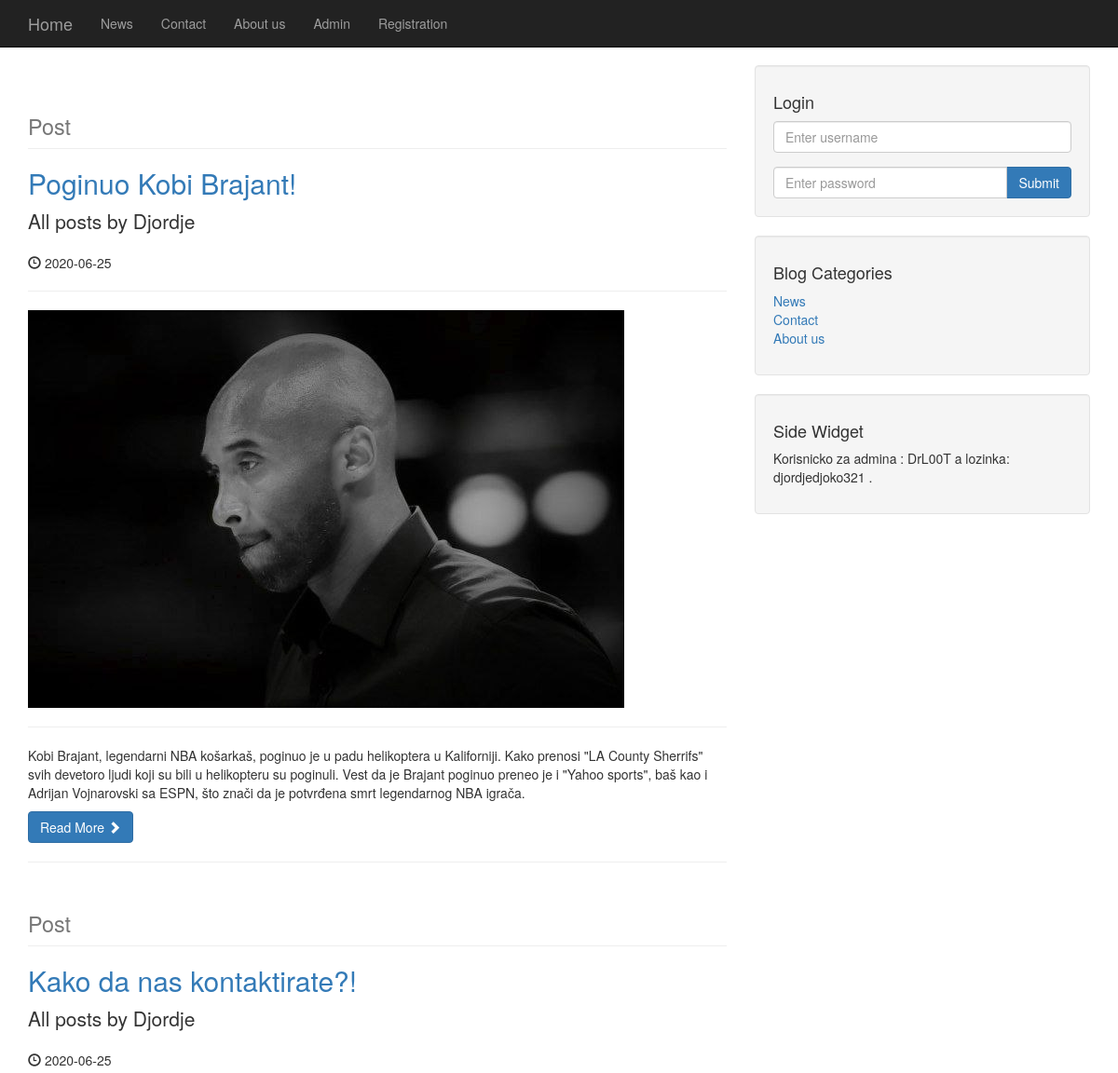
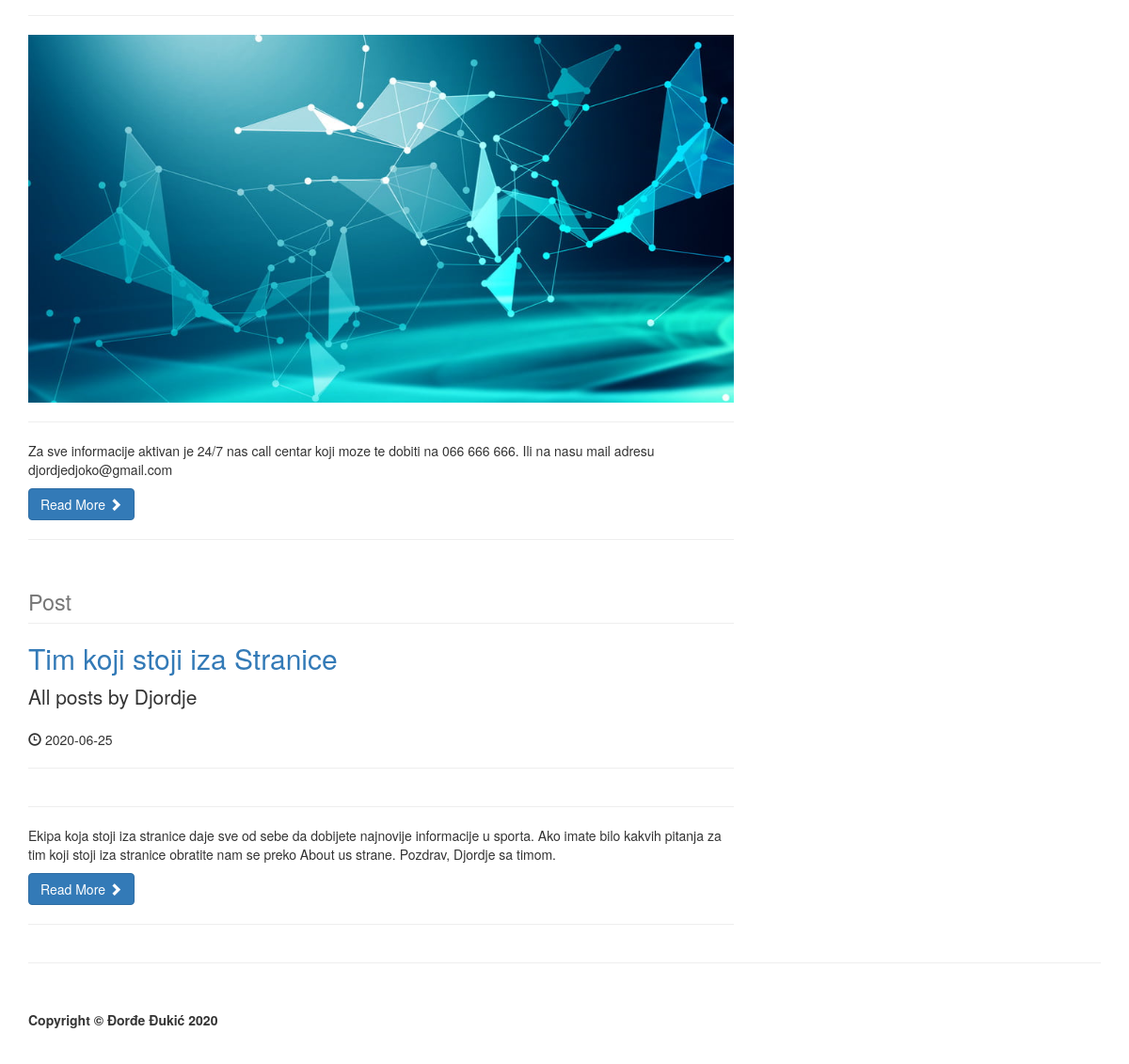
The app's page /author_posts.php?author=Djordje&p_id=4 with its own data (2 pictures, top to bottom).
### tables this page shows
CREATE TABLE `categories` (
  `cat_id` int(3) NOT NULL,
  `cat_title` varchar(255) NOT NULL,
  `link` varchar(1024) NOT NULL,
  `menu_id` int(11) NOT NULL
);

CREATE TABLE `posts` (
  `post_id` int(3) NOT NULL,
  `post_category_id` int(3) NOT NULL,
  `post_title` varchar(255) NOT NULL,
  `post_author` varchar(255) NOT NULL,
  `post_date` date NOT NULL,
  `post_image` text NOT NULL,
  `post_content` text NOT NULL,
  `post_tags` varchar(255) NOT NULL,
  `post_comment_count` varchar(255) NOT NULL,
  `post_status` varchar(255) NOT NULL DEFAULT 'draft'
);

### author_posts.php (the view, shortened to what this page needs)
<?php include "includes/db.php"; ?>
<?php include "includes/header.php"; ?>
<?php include "includes/navigation.php"; ?>
<div class="container">
  <div class="row">
    <div class="col-md-8">
<?php
if(isset($_GET['p_id'])){
  $the_post_author = $_GET['author'];
  }
  $query = "SELECT * FROM posts WHERE post_author = '{$the_post_author}' ";
  $select_all_posts_query = mysqli_query($connection,$query);
while($row = mysqli_fetch_assoc($select_all_posts_query)) {
  $post_title = $row['post_title'];
  $post_author = $row['post_author'];
  $post_date = $row['post_date'];
  $post_image = $row['post_image'];
  $post_content = $row['post_content'];
?>
      <h1 class="page-header">
        <small>Post</small>
      </h1>
      <h2>
        <a href="#"><?php echo $post_title ?></a>
      </h2>
      <p class="lead">
        All posts by <?php echo $post_author ?>
      </p>
      <p><span class="glyphicon glyphicon-time"></span> <?php echo $post_date ?></p>
      <hr>
      <img class="img-responsive" src="images/<?php echo $post_image ?>" alt="">
      <hr>
      <p><?php echo $post_content ?></p>
        <a class="btn btn-primary" href="#">Read More <span class="glyphicon glyphicon-chevron-right"></span></a>
	<hr>
				<?php	}  ?>
    </div>
<?php include "includes/sidebar.php"; ?>
  </div>
<hr>
<?php include "includes/footer.php";?>

### includes/header.php (shortened to what this page needs)
<!DOCTYPE html>
<html lang="en">
<head>
  <link href="css/bootstrap.min.css" rel="stylesheet">
  <link href="css/blog-home.css" rel="stylesheet">
</head>
<body>

### includes/navigation.php (shortened to what this page needs)
<nav class="navbar navbar-inverse navbar-fixed-top" role="navigation">
  <div class="container">
    <div class="navbar-header">
      <a class="navbar-brand" href="index.php">Home</a>
    </div>
    <div class="collapse navbar-collapse" id="bs-example-navbar-collapse-1">
      <ul class="nav navbar-nav">
<?php
  $query = "SELECT * FROM categories";
  $select_all_categories_query = mysqli_query($connection,$query);
while($row = mysqli_fetch_assoc($select_all_categories_query)) {
  $cat_title = $row['cat_title'];
  $cat_id = $row['cat_id'];
  echo "<li><a href='category.php?category=$cat_id'>{$cat_title}</a></li>";
  }
?>
		<li>
          <a href="admin/index.php">Admin</a>
        </li>
        <li>
          <a href="registration.php">Registration</a>
        </li>
      </ul>
    </div>
  </div>
</nav>

### includes/sidebar.php
<div class="col-md-4">
  <div class="well">
<?php
if(isset($_SESSION['user_role'])): ?>
  <h4>Logged in:  <?php echo $_SESSION['username'] ?></h4>
  <a href="includes/logout.php" class="btn btn-primary"></a>
<?php else: ?>
  <h4>Login</h4>
    <form action="includes/login.php" method="post">
	  <div class="form-group">
	    <input name="username" type="text" class="form-control" placeholder="Enter username">
	  </div>
	  <div class="input-group">
	    <input name="password" type="password" class="form-control" placeholder="Enter password">
		  <span class="input-group-btn">
		    <button class="btn btn-primary" name="login" type="submit">Submit
			</button>
		  </span>
      </div>
    </form>
<?php endif; ?>
  </div>
  <div class="well">
<?php
  $query = "SELECT * FROM categories";
  $select_categories_sidebar = mysqli_query($connection,$query);
?>
    <h4>Blog Categories</h4>
      <div class="row">
        <div class="col-lg-6">
          <ul class="list-unstyled">
<?php
while($row = mysqli_fetch_assoc($select_categories_sidebar)) {
  $cat_title = $row['cat_title'];
  $cat_id = $row['cat_id'];
  echo "<li><a href='category.php?category=$cat_id'>{$cat_title}</a></li>";
  }
?>
          </ul>
        </div>
      </div>
    </div>
<?php include "widget.php"; ?>
  </div>
</div>

### includes/widget.php
<div class="well">
  <h4>Side Widget</h4>
    <p>Korisnicko za admina : DrL00T a lozinka:
      djordjedjoko321 .</p>

### includes/footer.php (shortened to what this page needs)
<footer>
  <div class="row">
    <div class="col-lg-12">
      <b><p>Copyright © Đorđe Đukić 2020</p></b>
    </div>
  </div>
</footer>
</div>
</body>
</html>

### css/blog-home.css (style rules this page uses)
body { padding-top: 70px; }
footer { margin: 50px 0; }

### records on screen
categories: cat_title "News"
categories: cat_title "Contact"
categories: cat_title "About us"
posts: post_title "Poginuo Kobi Brajant!", post_author "Djordje", post_date "2020-06-25", post_image (picture), post_content "Kobi Brajant, legendarni NBA košarkaš, poginuo je u padu helikoptera u Kaliforniji. Kako prenosi \"LA County Sherrifs\" svih devetoro ljudi koji su bili u helikopteru su poginuli. Vest da je Brajant poginuo preneo je i \"Yahoo sports\", baš kao i Adrijan Vojnarovski sa ESPN, što znači da je potvrđena smrt legendarnog NBA igrača."
posts: post_title "Kako da nas kontaktirate?!", post_author "Djordje", post_date "2020-06-25", post_image (picture), post_content "Za sve informacije aktivan je 24/7 nas call centar koji moze te dobiti na 066 666 666. Ili na nasu mail adresu djordjedjoko@gmail.com"
posts: post_title "Tim koji stoji iza Stranice", post_author "Djordje", post_date "2020-06-25", post_content "Ekipa koja stoji iza stranice daje sve od sebe da dobijete najnovije informacije u sporta. Ako imate bilo kakvih pitanja za tim koji stoji iza stranice obratite nam se preko About us strane. Pozdrav, Djordje sa timom."
